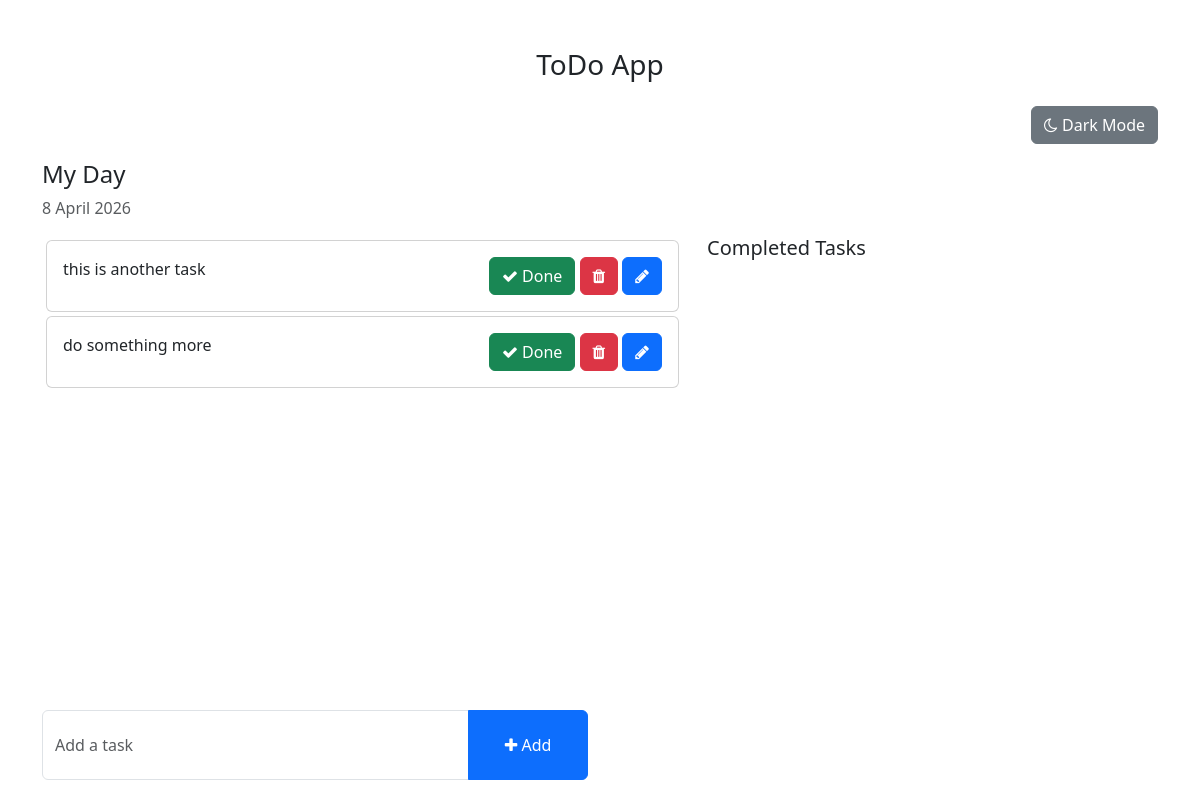
The app's page /, older data.
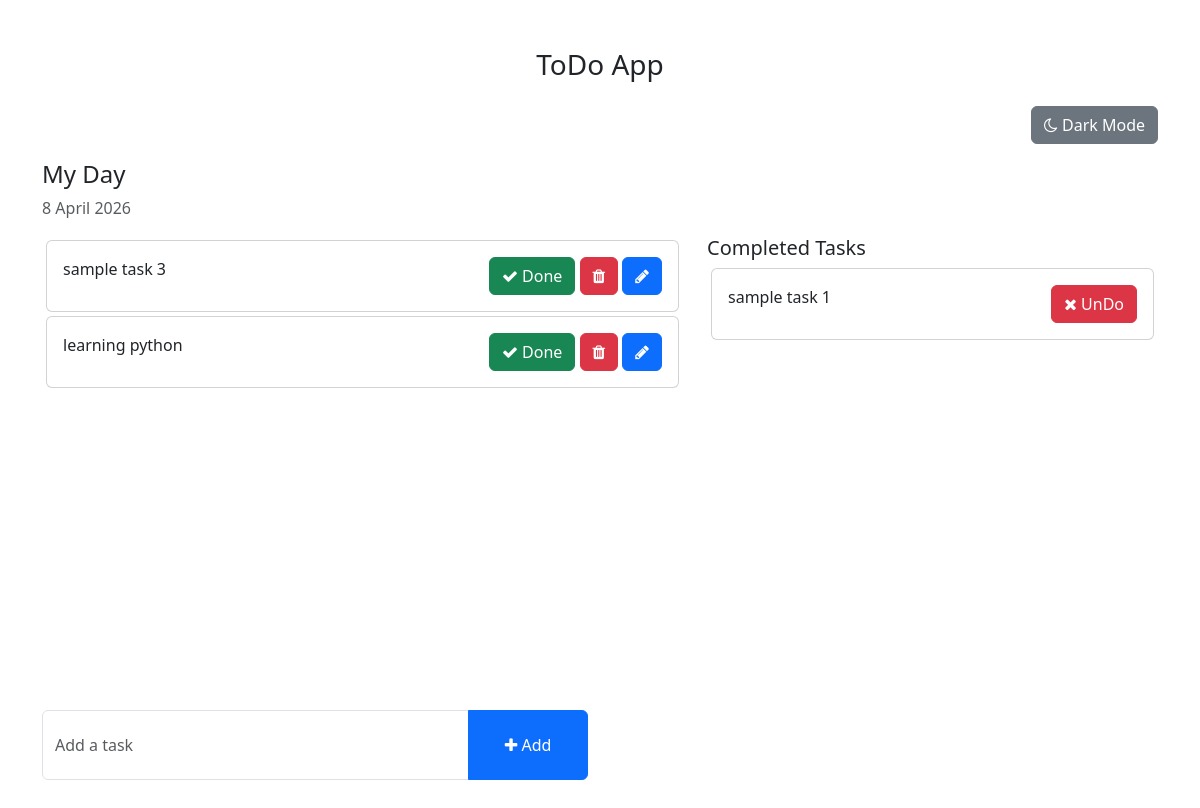
The same page, newer data.
### todo/models.py (models this page shows, shortened)
class Task(models.Model):
    task=models.CharField(max_length=250)
    is_completed=models.BooleanField(default=False)
    created_at=models.DateTimeField(auto_now_add=True)
    updated_at=models.DateTimeField(auto_now=True)

### todo_main/views.py (the view)
# urls.py: 2. Add a URL to urlpatterns:  path('', views.home, name='home')
def home(request):
    task=Task.objects.filter(is_completed=False).order_by('updated_at')
    completed_tasks=Task.objects.filter(is_completed=True)
    context={
        'tasks': task,
        'completed_tasks':completed_tasks,
    }
    return render(request,'home.html',context)

### templates/home.html (shortened to what this page needs)
{% load static %}
<!DOCTYPE html>
<html lang="en">
<head>
    <link href="https://cdn.jsdelivr.net/npm/bootstrap@5.3.0-alpha1/dist/css/bootstrap.min.css" rel="stylesheet">
    <link rel="stylesheet" href="https://cdnjs.cloudflare.com/ajax/libs/font-awesome/4.7.0/css/font-awesome.min.css">
</head>
<body>
    <div class="container">
        <h3 class="pt-5 text-center">ToDo App</h3>
        <div class="text-end pt-3">
            <button id="theme-toggle" class="btn btn-secondary">
            </button>
        </div>
        <div class="row mt-3">
            <h4>My Day</h4>
            <p class="text-muted">{% now "j F Y" %}</p>
            <div class="col-md-7 col-lg-7" style="height: 450px; overflow: scroll;">
                {% for task in tasks %}
                <div class="card m-1">
                    <div class="card-body">
                        {{task.task}}
                        <span style="float: right;">
                            <a href="{% url 'mark_as_done' task.id %}" class="btn btn-success"><i class="fa fa-check"></i> Done</a>
                            <a href="#" class="btn btn-danger" onclick="confirmDelete({{ task.id }}, '{{ task.task|escapejs }}')">
                            <i class="fa fa-trash"></i></a>
                            <a href="{% url 'edit_task' task.id %}" class="btn btn-primary"><i class="fa fa-pencil"></i></a>
                        </span>
                    </div>
                </div>
                {% endfor %}
            </div>
            <div class="col-md-5 col-lg-5">
                <h5>Completed Tasks</h5>
                {% for task in completed_tasks %}
                <div class="card m-1">
                    <div class="card-body">
                        {{ task.task }}
                        <span style="float: right;">
                            <a href="{% url 'mark_as_undo' task.pk %}" class="btn btn-danger"><i class="fa fa-times"></i> UnDo</a>
                        </span>
                    </div>
                </div>
                {% endfor %}
            </div>
        </div>
        <div class="row mt-4 mb-5">
            <div class="col-12 col-md-8 col-lg-6">
                <form action="{% url 'addTask' %}" method="POST">
                    <div class="input-group">
                        <input type="text" name="task" class="form-control" placeholder="Add a task" required>
                        <button type="submit" class="btn btn-primary" style="width: 120px;">
                            <i class="fa fa-plus"></i> Add
                        </button>
                    </div>
                </form>
            </div>
        </div>
    </div>
</body>
</html>

### templates/home.html (style rules this page uses)
.form-control { padding: 1.375rem .75rem !important; }

Row changes from the older to the newer data that the page shows:
removed Task: task "this is another task", shown under "My Day"
removed Task: task "do something more", shown under "My Day"
added Task: task "sample task 3", shown under "My Day"
added Task: task "learning python", shown under "My Day"
added Task: task "sample task 1", shown under "Completed Tasks"
